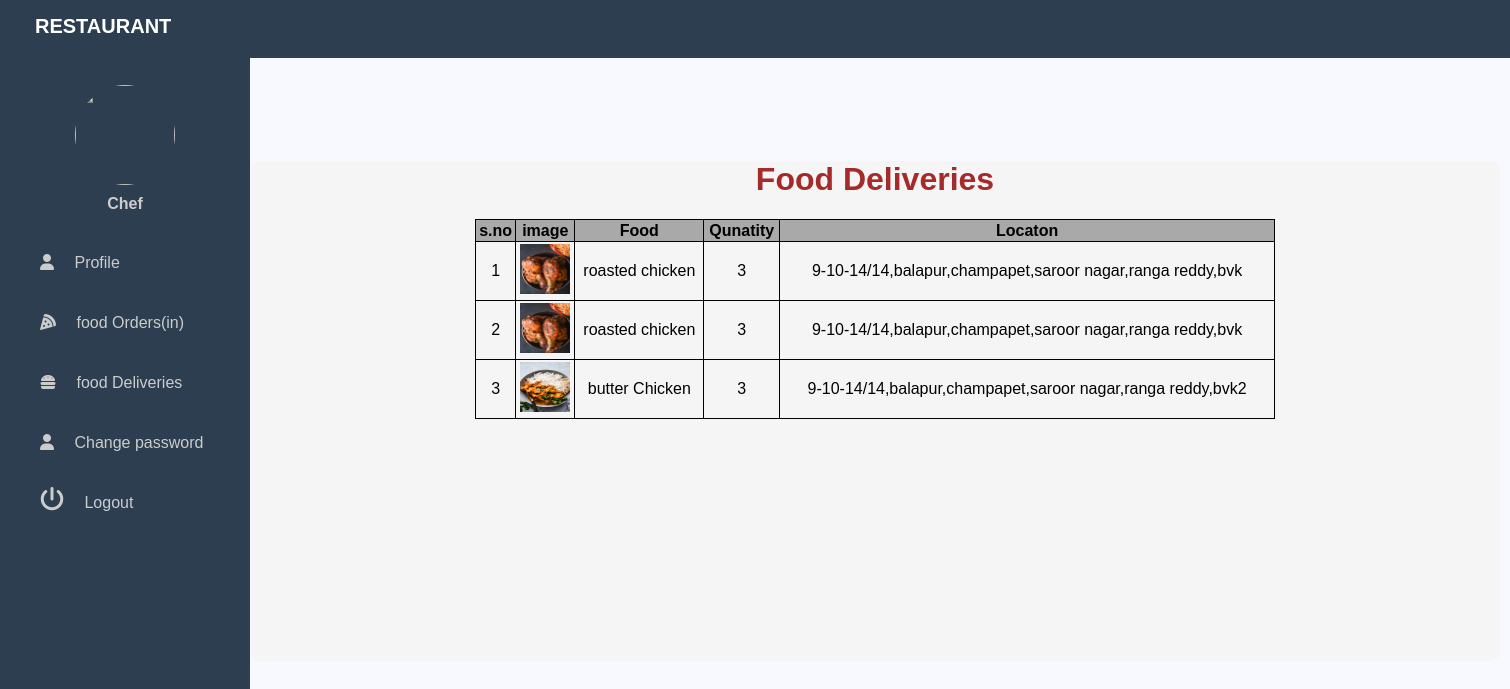
Before: /chef/fooddeliveries/ (signed in) with the older database file.
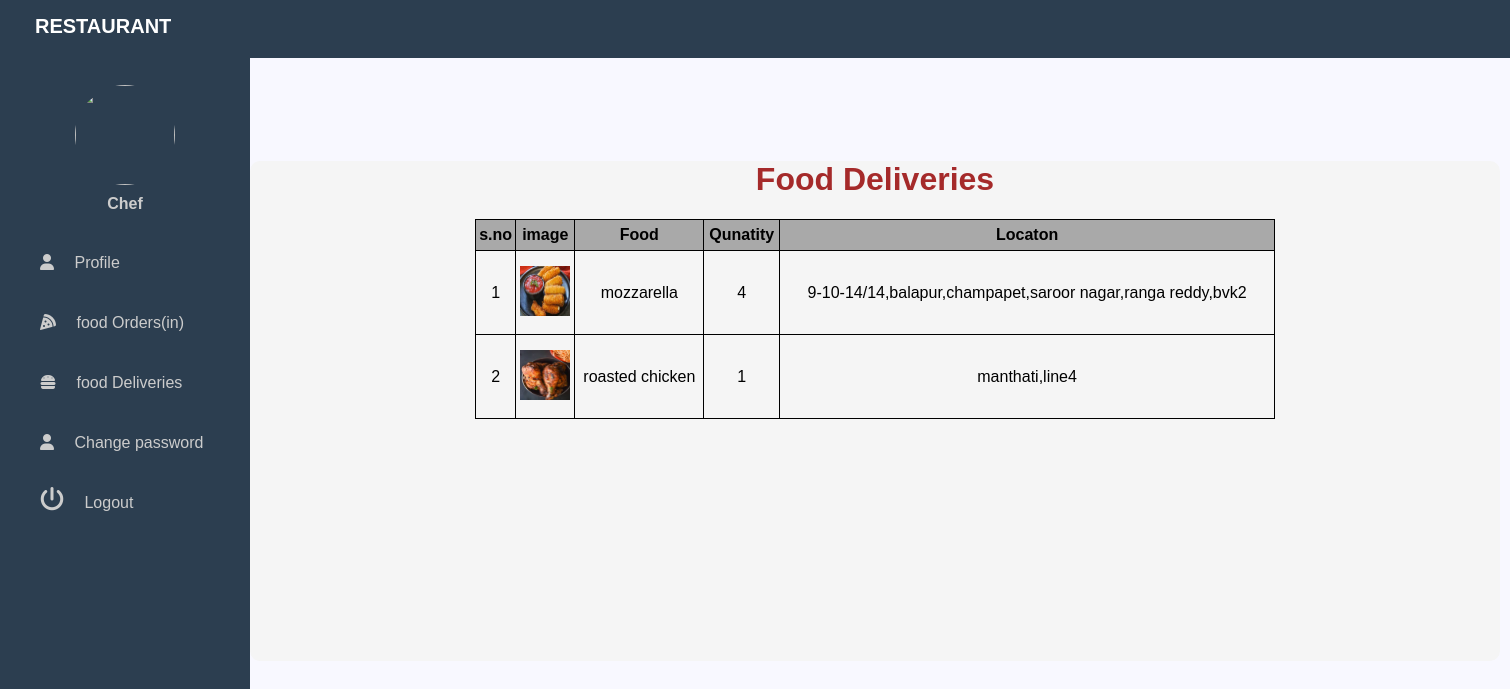
After: the same page with the newer database file.
### customer/models.py (models this page shows, shortened)
class FoodOrder(models.Model):
    customer=models.ForeignKey(Customer,on_delete=models.CASCADE,null=True)
    food=models.ForeignKey(ReserveFood,on_delete=models.CASCADE,null=True)
    table=models.ForeignKey(TableOrder,on_delete=models.CASCADE,null=True,blank=True)
    checked=models.BooleanField(blank=True,null=True)
    food_quantity=models.IntegerField(choices=quantity,null=True,blank=True)
    total_price=models.IntegerField(null=True,blank=True)
    parking=models.ForeignKey(Parking,on_delete=models.CASCADE,null=True,blank=True)
    address1=models.CharField(max_length=400,blank=True)
    address2=models.CharField(max_length=400,blank=True)
    city=models.CharField(max_length=400,blank=True)
    state=models.CharField(max_length=200,blank=True)
    pincode=models.PositiveIntegerField(null=True,blank=True)

### core/models.py (models this page shows)
class ReserveFood(models.Model):
    name=models.CharField(max_length=40)
    price=models.IntegerField()
    food_type=models.CharField(max_length=40,choices=type,null=True)
    food_pic=models.ImageField(upload_to='food_pic/',null=True,blank=True)
    def __str__(self):
        return self.name

### chef/views.py (the view)
# urls.py: path('fooddeliveries/',views.chef_food_deliveries,name='chef-food-deliveries'),
@login_required(login_url='chef-sign-in')
def chef_food_deliveries(request):
    food_orders=FoodOrder.objects.filter(~(Q(address1=None)))
    return render(request,'chef/fooddeliveries.html',{'foodorders':food_orders})

### templates/chef/fooddeliveries.html (shortened to what this page needs)
<!DOCTYPE html>
<html lang="en">
<head>
    <link rel="stylesheet" href=" https://cdnjs.cloudflare.com/ajax/libs/font-awesome/5.12.1/css/all.min.css">
    <link rel="stylesheet" href="https://cdnjs.cloudflare.com/ajax/libs/font-awesome/4.7.0/css/font-awesome.min.css">
</head>
<body>
    {% include 'chef/base.html' with chef=request.user.chef %}
<div class="container">
<center><h1> Food Deliveries</h1></center>
<table border="1" height="200" width="800" align="center" >
<tr align="center" background-color="blue">
    <th >s.no</th>  <th>image</th>   <th>Food </th>  <th>Qunatity</th>   <th> Locaton</th>
</tr>
{% for food in foodorders %}
{% if food.address1 and food.address2 %}
<tr align="center">
    <td>{{forloop.counter}}</td>  <td><img src="{{food.food.food_pic.url}}" width="50" height="50"></td>   <td>{{food.food}}</td>  <td> {{food.food_quantity}}</td>  <td>{{food.address1}},{{food.address2}}</td>
</tr>
{% endif %}
{% endfor %}
</div>
</body>
</html>

Changed rows visible on the page:
removed FoodOrder: food.food_pic (picture), food "roasted chicken", food_quantity "3", address1 "9-10-14/14,balapur,champapet,saroor nagar,ranga reddy", address2 "bvk"
removed FoodOrder: food.food_pic (picture), food "roasted chicken", food_quantity "3", address1 "9-10-14/14,balapur,champapet,saroor nagar,ranga reddy", address2 "bvk"
changed FoodOrder "9-10-14/14,balapur,champapet,saroor nagar,ranga reddy": food.food_pic: a different picture; food "butter Chicken" → "mozzarella"; food_quantity "3" → "4"
added FoodOrder: food.food_pic (picture), food "roasted chicken", food_quantity "1", address1 "manthati", address2 "line4"
